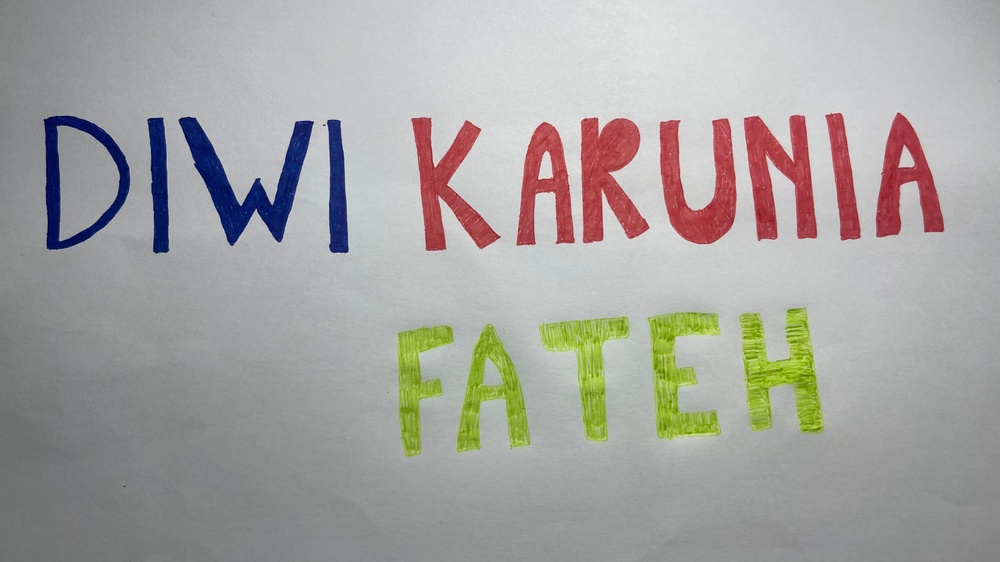
#> input picture gambarbaru.jpg, 1000 x 562 px, shrunk from 4032 x 2268 before the run
$ jupyter execute UTS_PCD_202331054_A_ITPLN_Nomor1.ipynb
#> lines starting #> are read from the running program, lines starting #| are printed output that depends on the picture
[cell 1]
import numpy as np
import matplotlib.pyplot as plt
import cv2

[cell 2]
img = cv2.imread('gambarbaru.jpg')
#> img is the input picture: shape (562, 1000, 3); mean B, G, R 160.5, 163.5, 166.3

[cell 3]
if img is None:
    print("Error: Gambar tidak dapat dimuat. Periksa path gambar.")
else:
    blue_channel, green_channel, red_channel = cv2.split(img)
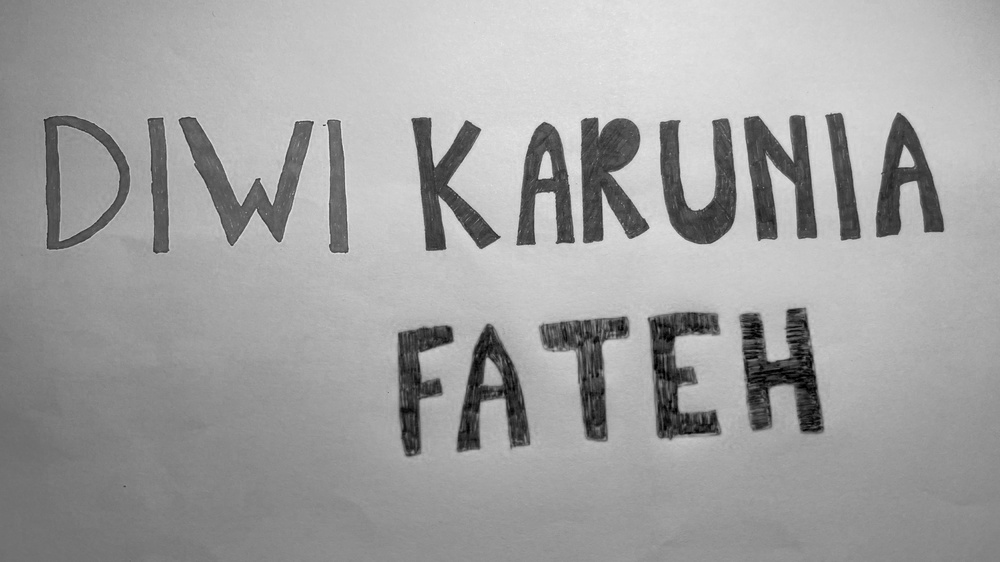
#> blue_channel: shape (562, 1000); min 0, max 236, mean 160.5
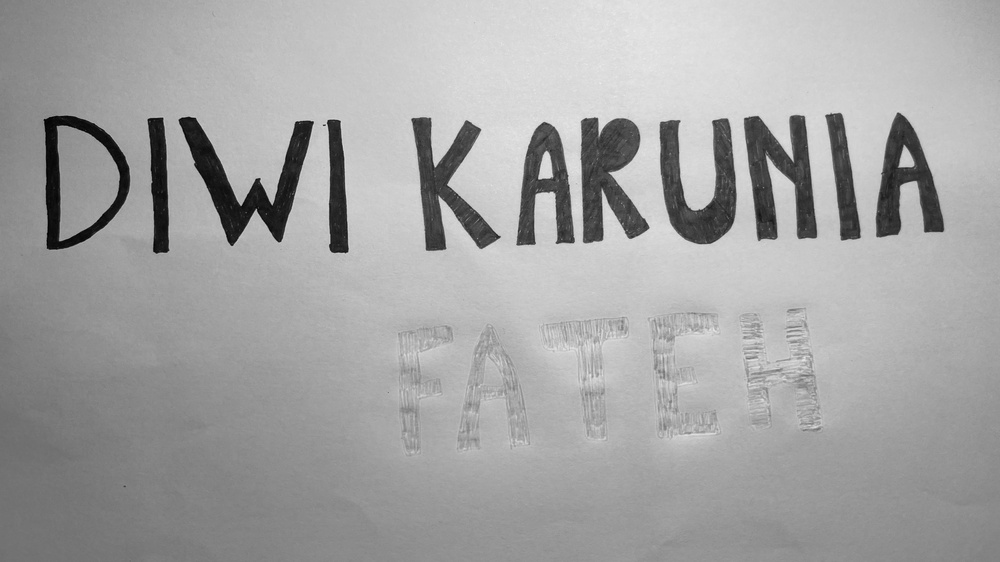
#> green_channel: shape (562, 1000); min 0, max 237, mean 163.5
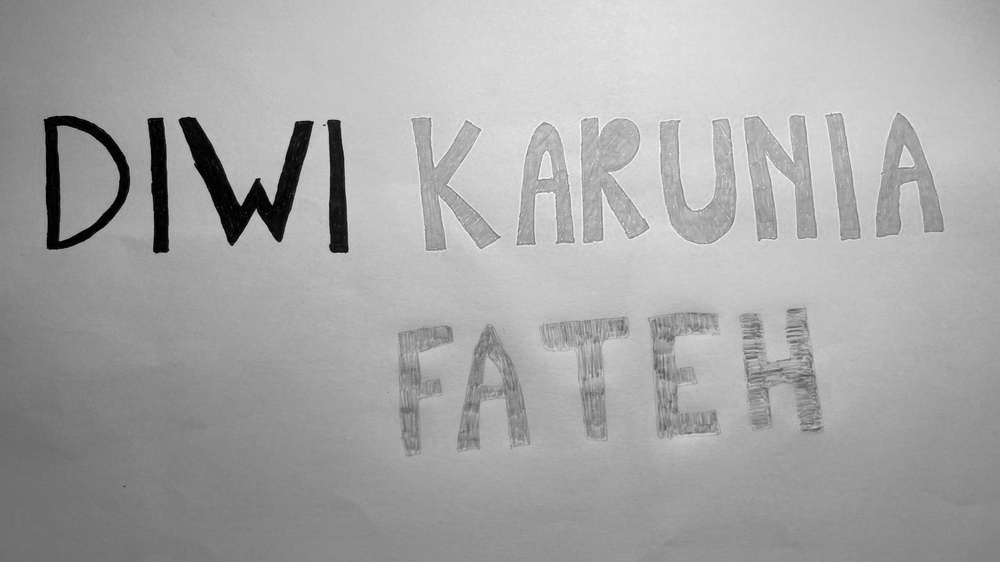
#> red_channel: shape (562, 1000); min 0, max 255, mean 166.3

    plt.figure(figsize=(12, 10))

    plt.subplot(2, 2, 1)
    plt.title('CITRA KONTRAS', fontsize=14, fontweight='bold')

    plt.imshow(cv2.cvtColor(img, cv2.COLOR_BGR2RGB))
    plt.axis('on')

    # Tampilkan biru
    plt.subplot(2, 2, 2)
    plt.title('BIRU', fontsize=14, fontweight='bold')
    plt.imshow(blue_channel, cmap='gray')

    # Tampilkan merah
    plt.subplot(2, 2, 3)
    plt.title('MERAH', fontsize=14, fontweight='bold')
    plt.imshow(red_channel, cmap='gray')

    # Tampilkan hijau
    plt.subplot(2, 2, 4)
    plt.title('HIJAU', fontsize=14, fontweight='bold')
    plt.imshow(green_channel, cmap='gray')

    plt.tight_layout()
    plt.show()
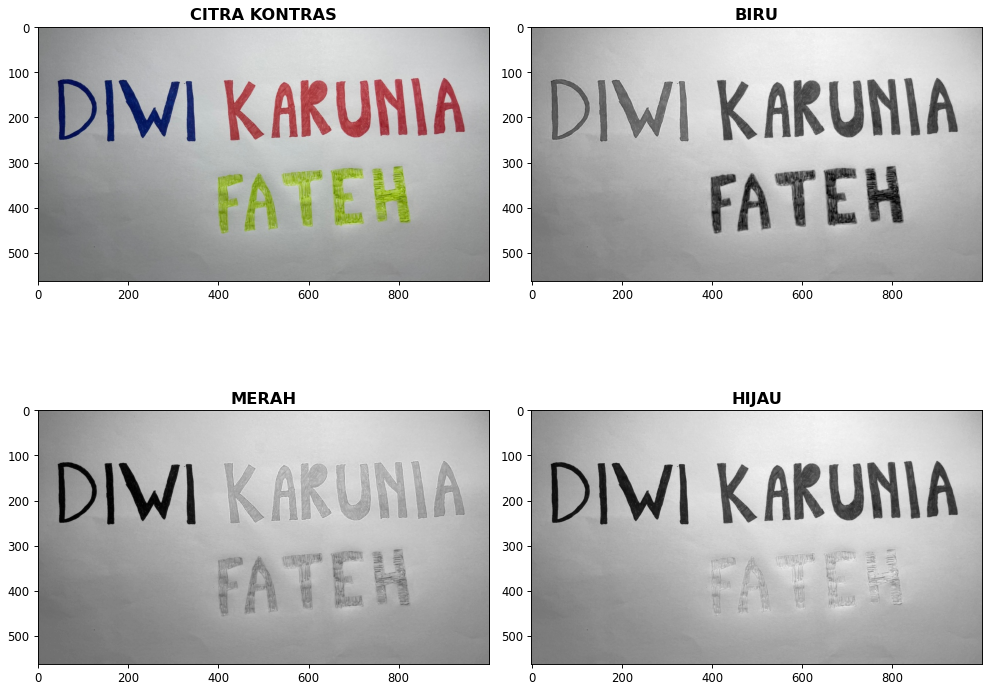
#> figure drawn by matplotlib, 4 panels

    plt.figure(figsize=(15, 5))

    # Histogram untuk merah
    plt.subplot(1, 3, 1)
    plt.title('Histogram Merah')
    plt.xlabel('Intensitas Piksel')
    plt.ylabel('Jumlah Piksel')
    plt.xlim([0, 256])
    plt.grid(alpha=0.3)
    plt.hist(red_channel.ravel(), 256, [0, 256], color='red', alpha=0.7)

    # Histogram untuk hijau
    plt.subplot(1, 3, 2)
    plt.title('Histogram Hijau')
    plt.xlabel('Intensitas Piksel')
    plt.ylabel('Jumlah Piksel')
    plt.xlim([0, 256])
    plt.grid(alpha=0.3)
    plt.hist(green_channel.ravel(), 256, [0, 256], color='green', alpha=0.7)

    # Histogram untuk biru
    plt.subplot(1, 3, 3)
    plt.title('Histogram Biru')
    plt.xlabel('Intensitas Piksel')
    plt.ylabel('Jumlah Piksel')
    plt.xlim([0, 256])
    plt.grid(alpha=0.3)
    plt.hist(blue_channel.ravel(), 256, [0, 256], color='blue', alpha=0.7)

    plt.tight_layout()
    plt.show()
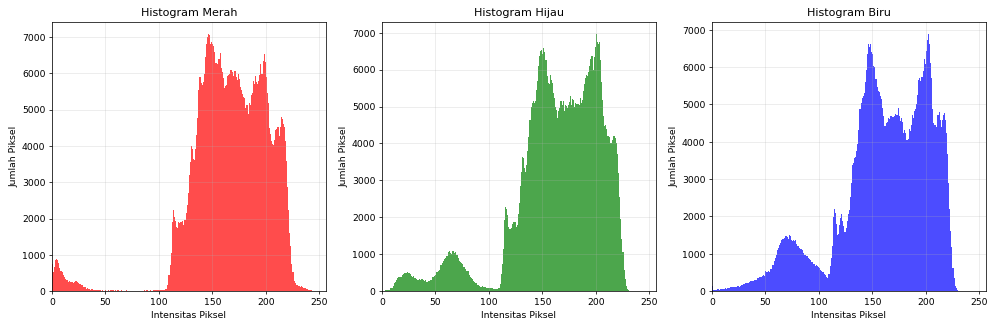
#> figure drawn by matplotlib, 3 panels; panel 1: tallest bar 7072 high, from x = 146 to 147; panel 2: tallest bar 6955 high, from x = 200 to 201; panel 3: tallest bar 6876 high, from x = 202 to 203
